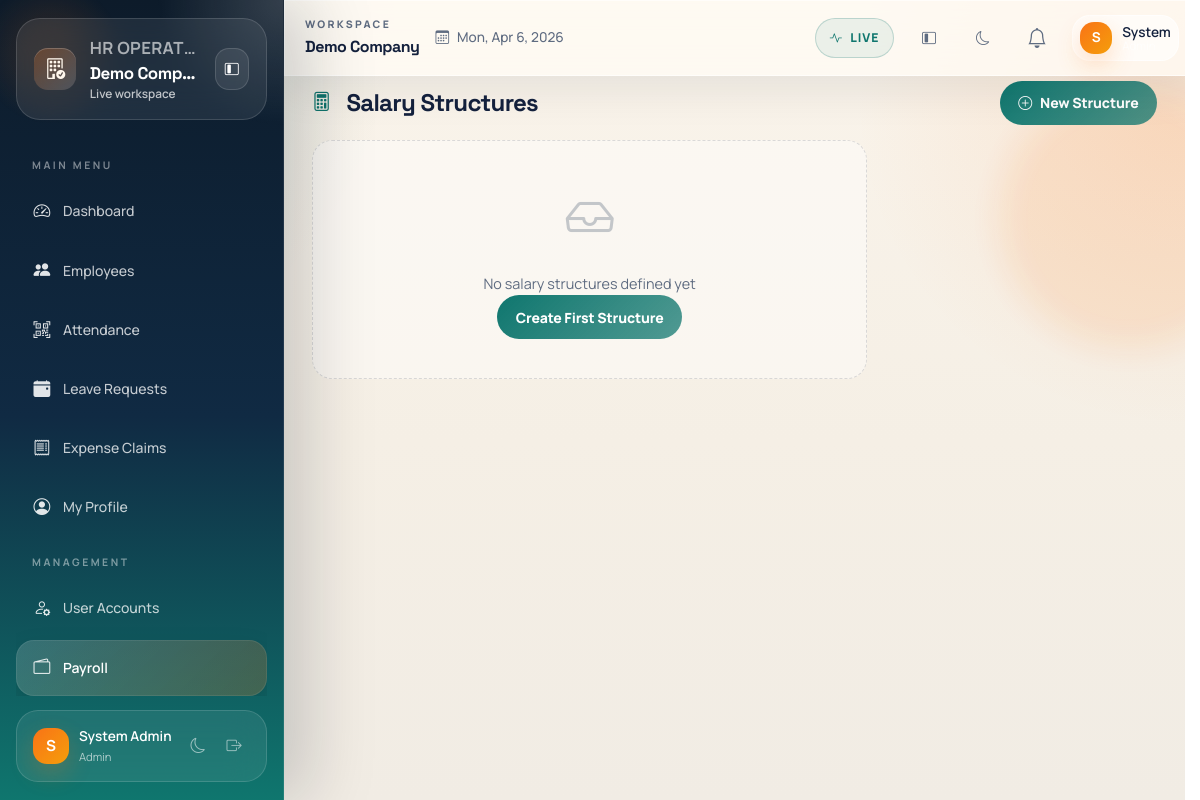
The app's page /modules/payroll/salary-structure.php?error=not_found (signed in), older data.
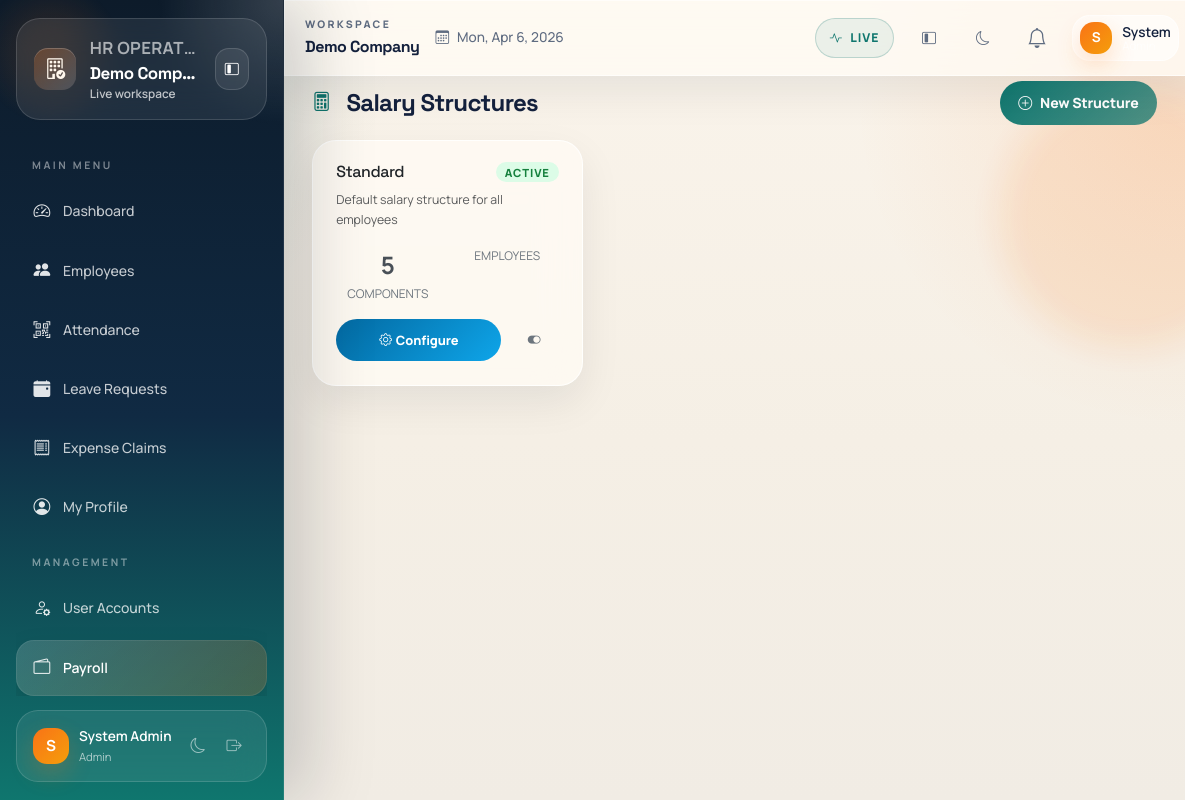
The same page, newer data.
### tables this page shows
CREATE TABLE IF NOT EXISTS salary_structures (
    id INT AUTO_INCREMENT PRIMARY KEY,
    company_id INT NOT NULL,
    name VARCHAR(100) NOT NULL,
    description TEXT,
    is_active TINYINT(1) DEFAULT 1,
    created_at DATETIME DEFAULT CURRENT_TIMESTAMP,
    updated_at DATETIME DEFAULT CURRENT_TIMESTAMP ON UPDATE CURRENT_TIMESTAMP,
    UNIQUE KEY uniq_struct(company_id, name),
    INDEX idx_company(company_id)
);

### includes/functions.php (called while the page is built, shortened)
<?php
function e($s) {
    return htmlspecialchars($s ?? "", ENT_QUOTES, "UTF-8");
}

### config/config.php (called while the page is built, shortened)
<?php
function company_id() {
    return $_SESSION['company']['id'] ?? null;
}

### includes/payroll-helpers.php (called while the page is built, shortened)
    <?php
function url($path) {
    return BASE_URL . $path;
}
function get_salary_structures($pdo, $cid) {
    $st = $pdo->prepare("
        SELECT ss.*, COUNT(sc.id) as component_count
        FROM salary_structures ss
        LEFT JOIN salary_components sc ON sc.salary_structure_id = ss.id
        WHERE ss.company_id = ?
        GROUP BY ss.id ORDER BY ss.created_at DESC
    ");
    $st->execute([$cid]);
    return $st->fetchAll();
}

### modules/payroll/_salary-structure-cards.php (the view, shortened to what this page needs)
<div class="row">
    <?php if (empty($allStructures)): ?>
    <div class="col-md-8">
        <div class="empty-state">
            <i class="bi bi-inbox"></i>
            <p>No salary structures defined yet</p>
            <button class="btn btn-primary" data-bs-toggle="modal" data-bs-target="#createModal">
                Create First Structure
            </button>
        </div>
    </div>
    <?php else: ?>
    <div class="col-12">
        <div class="row g-3">
            <?php foreach ($allStructures as $s): ?>
            <div class="col-md-6 col-lg-4">
                <div class="card h-100">
                    <div class="card-body">
                        <div class="d-flex justify-content-between align-items-start mb-2">
                            <h6 class="card-title mb-0"><?= e($s['name']) ?></h6>
                            <span class="badge <?= $s['is_active'] ? 'bg-success' : 'bg-secondary' ?>">
                                <?= $s['is_active'] ? 'Active' : 'Inactive' ?>
                            </span>
                        </div>
                        <p class="text-muted small mb-3"><?= e($s['description']) ?></p>
                        <div class="stats-row mb-3">
                            <div class="stat-item">
                                <div class="stat-value"><?= $s['component_count'] ?></div>
                                <div class="stat-label">Components</div>
                            </div>
                            <div class="stat-item">
                                <div class="stat-label">Employees</div>
                            </div>
                        </div>
                        <div class="d-flex gap-2">
                            <a href="<?= url('/modules/payroll/salary-components.php?struct_id=' . $s['id']) ?>" class="btn btn-sm btn-info flex-grow-1">
                                <i class="bi bi-gear me-1"></i>Configure
                            </a>
                            <form method="POST" style="display:inline">
                                <button type="submit" class="btn btn-sm btn-outline-secondary">
                                    <i class="bi bi-<?= $s['is_active'] ? 'toggle-on' : 'toggle-off' ?>"></i>
                                </button>
                            </form>
                        </div>
                    </div>
                </div>
            </div>
            <?php endforeach; ?>
        </div>
    </div>
    <?php endif; ?>
</div>

### includes/header.php (shortened to what this page needs)
<?php
require_once __DIR__ . '/../config/config.php';
$theme = $_SESSION['user']['theme'] ?? 'light';
$company = $_SESSION['company'] ?? [];
$navSettings = json_decode($company['nav_settings'] ?? '{}', true);
$uiAccent = $navSettings['accent_theme'] ?? 'teal';
$uiSurface = $navSettings['surface_style'] ?? 'glass';
$sidebarDefaultState = $navSettings['sidebar_default_state'] ?? 'expanded';
$themeAttr = htmlspecialchars((string) $theme, ENT_QUOTES, 'UTF-8');
$uiAccentAttr = htmlspecialchars((string) $uiAccent, ENT_QUOTES, 'UTF-8');
$uiSurfaceAttr = htmlspecialchars((string) $uiSurface, ENT_QUOTES, 'UTF-8');
$sidebarDefaultAttr = htmlspecialchars((string) $sidebarDefaultState, ENT_QUOTES, 'UTF-8');
?>
<!doctype html><html data-bs-theme="<?= $themeAttr ?>"><head>
<link href="https://cdn.jsdelivr.net/npm/bootstrap@5.3.3/dist/css/bootstrap.min.css" rel="stylesheet">
<link href="https://cdn.jsdelivr.net/npm/bootstrap-icons@1.11.3/font/bootstrap-icons.css" rel="stylesheet">
<link href="<?= BASE_URL ?>/public/assets/css/style.css?v=20260406c" rel="stylesheet">
<link href="<?= BASE_URL ?>/public/assets/css/modern-ui.css?v=20260406g" rel="stylesheet">
</head><body class="theme-<?= $themeAttr ?>" data-ui-accent="<?= $uiAccentAttr ?>" data-ui-surface="<?= $uiSurfaceAttr ?>" data-sidebar-default="<?= $sidebarDefaultAttr ?>">
<div class="app-wrapper">

### includes/nav.php (shortened to what this page needs)
<?php
$u=$_SESSION['user']??null;
$company=$_SESSION['company']??null;
$currentPage = basename($_SERVER['PHP_SELF']);
$currentDir = basename(dirname($_SERVER['PHP_SELF']));
$features = json_decode($company['features'] ?? '{}', true);
$navSettings = json_decode($company['nav_settings'] ?? '{}', true);
$sidebarColor = $navSettings['sidebar_color'] ?? 'default';
$companyLogo = $company['logo_url'] ?? '';
$companyPlanLabel = !empty($company['plan']) ? ucfirst((string) $company['plan']) . ' workspace' : 'Live workspace';
?>
<?php if($u): ?>
<aside class="sidebar <?= $sidebarColor !== 'default' ? 'sidebar-'.$sidebarColor : '' ?>" id="sidebar">
    <div class="sidebar-header">
        <?php if($companyLogo): ?>
            <img src="<?= e($companyLogo) ?>" alt="Logo" style="height:34px;border-radius:8px;object-fit:contain;" class="sidebar-logo">
        <?php else: ?>
            <div class="sidebar-icon-wrap"><i class="bi bi-building-check"></i></div>
        <?php endif; ?>
        <div class="sidebar-brand-copy">
            <span class="sidebar-eyebrow">HR operations</span>
            <strong class="sidebar-brand-name"><?= e($company['name'] ?? 'HRMS') ?></strong>
            <small class="sidebar-brand-plan"><?= e($companyPlanLabel) ?></small>
        </div>
        <button class="sidebar-compact-toggle d-none d-lg-inline-flex" type="button" data-sidebar-toggle="desktop" title="Collapse sidebar" aria-label="Collapse sidebar">
            <i class="bi bi-layout-sidebar-inset"></i>
        </button>
    </div>
    <nav class="sidebar-nav">
        <div class="nav-section-label">MAIN MENU</div>
        <a href="<?= BASE_URL ?>/modules/dashboard.php" class="nav-item <?= $currentPage==='dashboard.php'?'active':'' ?>">
            <i class="bi bi-speedometer2"></i>
            <span>Dashboard</span>
        </a>
        <a href="<?= BASE_URL ?>/modules/employees/index.php" class="nav-item <?= $currentDir==='employees'?'active':'' ?>">
            <i class="bi bi-people-fill"></i>
            <span>Employees</span>
        </a>
        <a href="<?= BASE_URL ?>/modules/attendance/index.php" class="nav-item <?= $currentDir==='attendance'?'active':'' ?>">
            <i class="bi bi-qr-code-scan"></i>
            <span>Attendance</span>
        </a>
        <a href="<?= BASE_URL ?>/modules/leaves/index.php" class="nav-item <?= $currentDir==='leaves'?'active':'' ?>">
            <i class="bi bi-calendar-event-fill"></i>
            <span>Leave Requests</span>
        </a>
        <a href="<?= BASE_URL ?>/modules/claims/index.php" class="nav-item <?= $currentDir==='claims'?'active':'' ?>">
            <i class="bi bi-receipt"></i>
            <span>Expense Claims</span>
        </a>
        <a href="<?= BASE_URL ?>/modules/profile/index.php" class="nav-item <?= $currentDir==='profile'?'active':'' ?>">
            <i class="bi bi-person-circle"></i>
            <span>My Profile</span>
        </a>
        <?php if(in_array($u['role'], ['Admin', 'HR Officer'])): ?>
        <div class="nav-section-label">MANAGEMENT</div>
        <?php if($u['role'] === 'Admin'): ?>
        <a href="<?= BASE_URL ?>/modules/users/index.php" class="nav-item <?= $currentDir==='users'?'active':'' ?>">
            <i class="bi bi-person-gear"></i>
            <span>User Accounts</span>
        </a>
        <?php endif; ?>
        <?php if($features['payroll'] ?? true): ?>
        <a href="<?= BASE_URL ?>/modules/payroll/index.php" class="nav-item <?= $currentDir==='payroll'?'active':'' ?>">
            <i class="bi bi-wallet2"></i>
            <span>Payroll</span>
        </a>
        <?php endif; ?>
        <?php endif; ?>
    </nav>
    <div class="sidebar-footer">
        <div class="user-info">
            <div class="avatar"><?= strtoupper(substr($u['name'] ?: $u['email'], 0, 1)) ?></div>
            <div class="details">
                <div class="name"><?= e($u['name'] ?: $u['email']) ?></div>
                <div class="role-badge"><?= e($u['role']) ?></div>
            </div>
        </div>
        <div class="d-flex gap-1">
            <button class="icon-btn" onclick="toggleTheme()" title="Toggle theme" type="button">
                <i class="bi bi-<?= ($u['theme']??'light')==='dark'?'sun':'moon' ?>" data-theme-icon></i>
            </button>
            <a href="<?= BASE_URL ?>/auth/logout.php" class="icon-btn logout-btn" title="Logout">
                <i class="bi bi-box-arrow-right"></i>
            </a>
        </div>
    </div>
</aside>
<main class="main-content" id="mainContent">
    <div class="top-bar d-none d-lg-flex">
        <div class="top-bar-meta">
            <div class="top-bar-title-group">
                <span class="top-bar-kicker">Workspace</span>
                <span class="top-bar-heading"><?= e($company['name'] ?? APP_NAME) ?></span>
            </div>
            <span class="top-bar-date"><i class="bi bi-calendar3 me-2"></i><?= date('D, M j, Y') ?></span>
        </div>
        <div class="d-flex align-items-center gap-3">
            <span class="workspace-status"><i class="bi bi-activity"></i>Live</span>
            <button class="topbar-icon-btn d-none d-lg-inline-flex" type="button" data-sidebar-toggle="desktop" title="Toggle compact sidebar" aria-label="Toggle compact sidebar">
                <i class="bi bi-layout-sidebar-inset"></i>
            </button>
            <button class="topbar-icon-btn" onclick="toggleTheme()" title="Toggle theme" type="button">
                <i class="bi bi-<?= ($u['theme']??'light')==='dark'?'sun':'moon' ?>" data-theme-icon></i>
            </button>
            <div class="dropdown">
                <button class="topbar-icon-btn position-relative" data-bs-toggle="dropdown" aria-label="Notifications">
                    <i class="bi bi-bell fs-5"></i>
                </button>
            </div>
            <div class="topbar-user">
                <div class="topbar-avatar"><?= strtoupper(substr($u['name'] ?: $u['email'], 0, 1)) ?></div>
                <div class="topbar-user-info">
                    <div class="topbar-name"><?= e(explode(' ', $u['name'] ?: $u['email'])[0]) ?></div>
                    <div class="topbar-role"><?= e($u['role']) ?></div>
                </div>
            </div>
        </div>
    </div>
<?php endif; ?>

### modules/payroll/salary-structure.php (shortened to what this page needs)
<?php
require_once __DIR__.'/../../config/db.php';
require_once __DIR__.'/../../includes/auth.php';
require_once __DIR__.'/../../includes/payroll-helpers.php';
require_once __DIR__.'/../../includes/header.php';
require_once __DIR__.'/../../includes/nav.php';
$cid = company_id() ?? 1;
$allStructures = get_salary_structures($pdo, $cid);
?>
<div class="page-header d-flex justify-content-between align-items-center">
    <h4><i class="bi bi-calculator me-2"></i>Salary Structures</h4>
    <button class="btn btn-primary" data-bs-toggle="modal" data-bs-target="#createModal">
        <i class="bi bi-plus-circle me-2"></i>New Structure
    </button>
</div>
<?php include __DIR__.'/_salary-structure-cards.php'; ?>
<?php require_once __DIR__.'/../../includes/footer.php'; ?>

### includes/footer.php (shortened to what this page needs)
<?php require_once __DIR__.'/csrf.php'; $u=$_SESSION['user']??null; ?>
<?php if($u): ?></main><?php endif; ?>
</div>
<div class="toast-container position-fixed bottom-0 end-0 p-3" id="toast-container"></div>
</body></html>

### includes/payroll-helpers.php (style rules this page uses)
.stat-item { text-align: center; }
.stat-label { font-size: 0.85rem; color: #6c757d; text-transform: uppercase; }
.stat-value { font-size: 2rem; font-weight: bold; color: #495057; }
.stats-row { display: flex; gap: 1rem; }
.stats-row .stat-item { flex: 1; }
.stats-row .stat-value { font-size: 1.5rem; }
.stats-row .stat-label { font-size: 0.75rem; }

Row changes from the older to the newer data that the page shows:
added salary_structures: name "Standard", is_active "ACTIVE", description "Default salary structure for all employees", component_count "5"
Text that changed along with them:
text no longer shown: "No salary structures defined yet Create First Structure"
